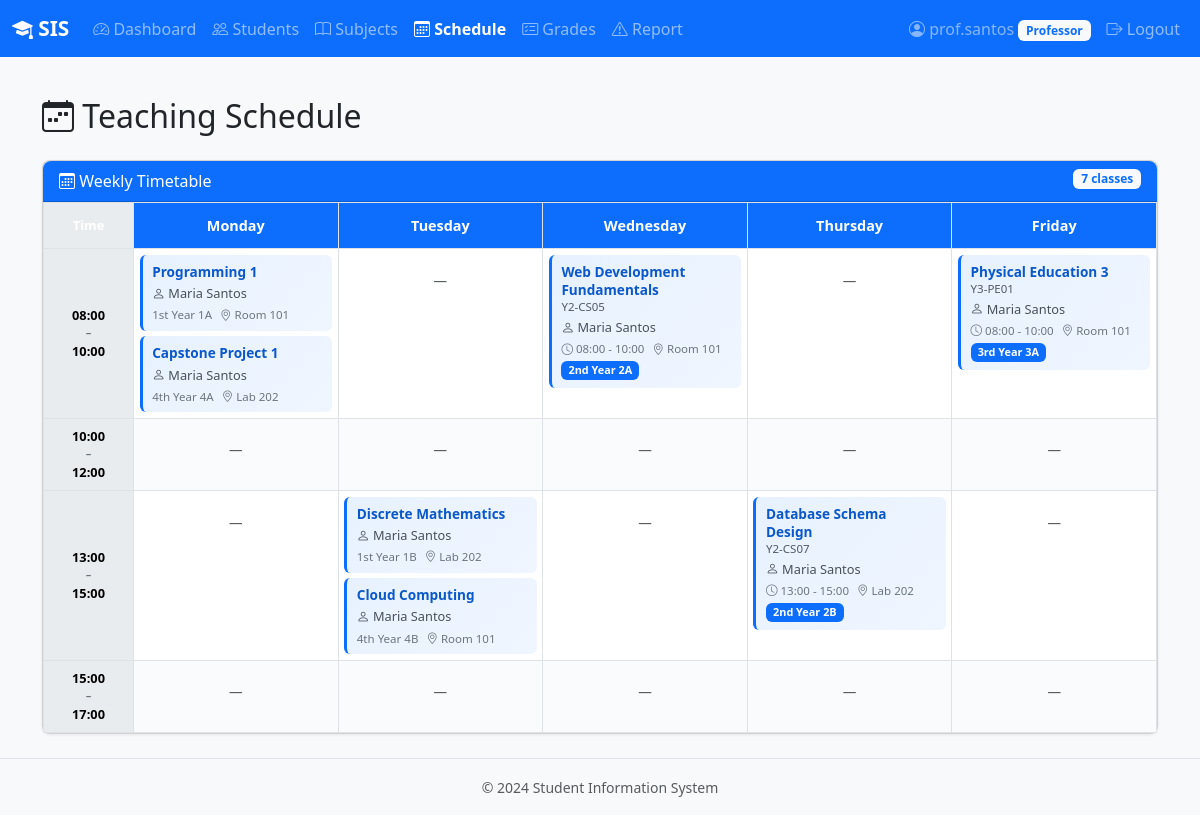
The app's page /professor/schedule (signed in) with its own data.
### backend/models.py (models this page shows, shortened)
class User(UserMixin, db.Model):
    __tablename__ = "users"
    id = db.Column(db.Integer, primary_key=True)
    username = db.Column(db.String(80), unique=True, nullable=False)
    password_hash = db.Column(db.String(256), nullable=False)
    email = db.Column(db.String(120), unique=True, nullable=False)
    role = db.Column(db.String(20), nullable=False)  # admin, professor, student
    created_at = db.Column(db.DateTime, default=datetime.utcnow)
    student = db.relationship("Student", backref="user", uselist=False, cascade="all, delete-orphan")
    professor = db.relationship("Professor", backref="user", uselist=False, cascade="all, delete-orphan")
    admin = db.relationship("Admin", backref="user", uselist=False, cascade="all, delete-orphan")

class Subject(db.Model):
    __tablename__ = "subjects"
    id = db.Column(db.Integer, primary_key=True)
    subject_code = db.Column(db.String(20), unique=True, nullable=False)
    subject_name = db.Column(db.String(120), nullable=False)
    units = db.Column(db.Integer, nullable=False, default=3)
    schedules = db.relationship("Schedule", backref="subject", lazy="dynamic")
    grades = db.relationship("Grade", backref="subject", lazy="dynamic")

class Schedule(db.Model):
    __tablename__ = "schedules"
    id = db.Column(db.Integer, primary_key=True)
    subject_id = db.Column(db.Integer, db.ForeignKey("subjects.id"), nullable=False)
    professor_id = db.Column(db.Integer, db.ForeignKey("professors.id"), nullable=False)
    year_level = db.Column(db.String(20), nullable=False)
    section = db.Column(db.String(10), nullable=False)
    room = db.Column(db.String(50), nullable=False)
    day = db.Column(db.String(20), nullable=False)
    start_time = db.Column(db.String(10), nullable=False)
    end_time = db.Column(db.String(10), nullable=False)

### backend/routes.py (the view)
@professor_bp.route("/schedule")
@login_required
@role_required("professor")
def schedule_view():
    professor = current_user.professor
    schedules = Schedule.query.filter_by(professor_id=professor.id).order_by(
        Schedule.day, Schedule.start_time
    ).all()
    weekly_grid, schedule_days, time_slots = build_weekly_grid(schedules)
    return render_template(
        "professor/schedule.html",
        schedules=schedules,
        weekly_grid=weekly_grid,
        schedule_days=schedule_days,
        time_slots=time_slots,
    )

### backend/auth.py (called while the page is built)
@login_manager.user_loader
def load_user(user_id):
    return User.query.get(int(user_id))

def role_required(*roles):
    def decorator(f):
        @wraps(f)
        def decorated_function(*args, **kwargs):
            if not current_user.is_authenticated:
                return redirect(url_for("auth.login"))
            if current_user.role not in roles:
                flash("You do not have permission to access that page.", "danger")
                abort(403)
            return f(*args, **kwargs)
        return decorated_function
    return decorator

### backend/models.py (called while the page is built)
    @property
    def full_name(self):
        return f"{self.first_name} {self.last_name}"

### backend/schedule_utils.py (called while the page is built)
def normalize_time(time_str):
    if not time_str:
        return time_str
    return time_str[:5]

### frontend/templates/professor/schedule.html (shortened to what this page needs)
{% extends "base.html" %}
{% block nav_items %}
<li class="nav-item"><a class="nav-link" href="{{ url_for('professor.dashboard') }}"><i class="bi bi-speedometer2"></i> Dashboard</a></li>
<li class="nav-item"><a class="nav-link" href="{{ url_for('professor.students_list') }}"><i class="bi bi-people"></i> Students</a></li>
<li class="nav-item"><a class="nav-link" href="{{ url_for('professor.subjects_list') }}"><i class="bi bi-book"></i> Subjects</a></li>
<li class="nav-item"><a class="nav-link active" href="{{ url_for('professor.schedule_view') }}"><i class="bi bi-calendar3"></i> Schedule</a></li>
<li class="nav-item"><a class="nav-link" href="{{ url_for('professor.grades_list') }}"><i class="bi bi-card-checklist"></i> Grades</a></li>
<li class="nav-item"><a class="nav-link" href="{{ url_for('professor.disciplinary_report') }}"><i class="bi bi-exclamation-triangle"></i> Report</a></li>
{% endblock %}
{% block content %}
<h2 class="mb-4"><i class="bi bi-calendar-week"></i> Teaching Schedule</h2>
<div class="card">
    <div class="card-header bg-primary text-white">
        <i class="bi bi-calendar3"></i> Weekly Timetable
        <span class="badge bg-light text-primary float-end">{{ schedules|length }} classes</span>
    </div>
    <div class="card-body p-0">
        {% if schedules %}
            {% set show_section = true %}
            {% include 'partials/weekly_schedule.html' %}
        {% else %}
            <p class="text-center text-muted py-5">No schedule found.</p>
        {% endif %}
    </div>
</div>
{% endblock %}

### frontend/templates/base.html (shortened to what this page needs)
<!DOCTYPE html>
<html lang="en">
<head>
    <link href="https://cdn.jsdelivr.net/npm/bootstrap@5.3.2/dist/css/bootstrap.min.css" rel="stylesheet">
    <link href="https://cdn.jsdelivr.net/npm/bootstrap-icons@1.11.1/font/bootstrap-icons.css" rel="stylesheet">
    <link href="{{ url_for('static', filename='css/style.css') }}" rel="stylesheet">
</head>
<body>
    {% if current_user.is_authenticated %}
    <nav class="navbar navbar-expand-lg navbar-dark bg-primary">
        <div class="container-fluid">
            <a class="navbar-brand" href="{{ url_for(current_user.role + '.dashboard') }}">
                <i class="bi bi-mortarboard-fill"></i> SIS
            </a>
            <div class="collapse navbar-collapse" id="navbarNav">
                <ul class="navbar-nav me-auto">
                    {% block nav_items %}{% endblock %}
                </ul>
                <ul class="navbar-nav">
                    <li class="nav-item">
                        <span class="nav-link text-white-50">
                            <i class="bi bi-person-circle"></i> {{ current_user.username }}
                            <span class="badge bg-light text-primary">{{ current_user.role|title }}</span>
                        </span>
                    </li>
                    <li class="nav-item">
                        <a class="nav-link" href="{{ url_for('auth.logout') }}">
                            <i class="bi bi-box-arrow-right"></i> Logout
                        </a>
                    </li>
                </ul>
            </div>
        </div>
    </nav>
    {% endif %}
    <main class="container py-4">
        {% block content %}{% endblock %}
    </main>
    <footer class="text-center text-muted py-3 mt-auto">
        <small>&copy; 2024 Student Information System</small>
    </footer>
</body>
</html>

### frontend/templates/partials/weekly_schedule.html
<div class="weekly-schedule-wrapper">
    <div class="table-responsive">
        <table class="table table-bordered weekly-schedule mb-0">
            <thead>
                <tr>
                    <th class="time-col">Time</th>
                    {% for day in schedule_days %}
                    <th>{{ day }}</th>
                    {% endfor %}
                </tr>
            </thead>
            <tbody>
                {% for start, end in time_slots %}
                <tr>
                    <td class="time-col">
                        <span class="time-label">{{ start }}</span>
                        <span class="time-sep">–</span>
                        <span class="time-label">{{ end }}</span>
                    </td>
                    {% for day in schedule_days %}
                    <td class="schedule-cell">
                        {% set cell = weekly_grid[day][(start, end)] %}
                        {% if cell %}
                            {% if cell is mapping %}
                            <div class="class-block">
                                <div class="class-subject">{{ cell.subject }}</div>
                                <div class="class-code text-muted">{{ cell.subject_code }}</div>
                                <div class="class-prof"><i class="bi bi-person"></i> {{ cell.professor }}</div>
                                <div class="class-meta">
                                    <span><i class="bi bi-clock"></i> {{ cell.time_label }}</span>
                                    <span><i class="bi bi-geo-alt"></i> {{ cell.room }}</span>
                                </div>
                                {% if show_section|default(false) %}
                                <div class="class-section badge bg-primary">{{ cell.year_level }} {{ cell.section }}</div>
                                {% endif %}
                            </div>
                            {% else %}
                                {% for item in cell %}
                                <div class="class-block class-block-stacked">
                                    <div class="class-subject">{{ item.subject }}</div>
                                    <div class="class-prof"><i class="bi bi-person"></i> {{ item.professor }}</div>
                                    <div class="class-meta">
                                        <span>{{ item.year_level }} {{ item.section }}</span>
                                        <span><i class="bi bi-geo-alt"></i> {{ item.room }}</span>
                                    </div>
                                </div>
                                {% endfor %}
                            {% endif %}
                        {% else %}
                            <span class="text-muted schedule-empty">—</span>
                        {% endif %}
                    </td>
                    {% endfor %}
                </tr>
                {% endfor %}
            </tbody>
        </table>
    </div>
</div>

### frontend/static/css/style.css (style rules this page uses)
:root { --sis-primary: #0d6efd; --sis-primary-dark: #0a58ca; --sis-light: #f8f9fa; }
body { background-color: var(--sis-light); min-height: 100vh; display: flex; flex-direction: column; }
main { flex: 1; }
.navbar-brand { font-weight: 700; font-size: 1.3rem; }
.nav-link.active { font-weight: 600; }
.card { border-radius: 8px; box-shadow: 0 1px 3px rgba(0, 0, 0, 0.08); }
.card-header { border-radius: 8px 8px 0 0 !important; }
.table thead th { font-weight: 600; font-size: 0.9rem; }
footer { border-top: 1px solid #dee2e6; }
.weekly-schedule-wrapper { overflow-x: auto; }
.weekly-schedule { table-layout: fixed; min-width: 700px; }
.weekly-schedule thead th { background-color: var(--sis-primary); color: white; text-align: center; font-weight: 600; padding: 0.75rem 0.5rem; vertical-align: middle; }
.weekly-schedule .time-col { width: 90px; background-color: #e9ecef; text-align: center; font-weight: 600; font-size: 0.8rem; vertical-align: middle; }
.weekly-schedule .time-sep { display: block; color: #6c757d; font-size: 0.7rem; }
.weekly-schedule .schedule-cell { vertical-align: top; padding: 0.35rem; min-height: 80px; background-color: #fff; }
.weekly-schedule tbody tr:nth-child(even) .schedule-cell { background-color: #fafbfc; }
.class-block { background: linear-gradient(135deg, #e7f1ff 0%, #f0f6ff 100%); border-left: 3px solid var(--sis-primary); border-radius: 6px; padding: 0.5rem 0.6rem; font-size: 0.8rem; line-height: 1.35; }
.class-block-stacked { margin-bottom: 0.35rem; }
.class-block-stacked:last-child { margin-bottom: 0; }
.class-subject { font-weight: 700; color: var(--sis-primary-dark); font-size: 0.85rem; }
.class-code { font-size: 0.72rem; }
.class-prof { margin-top: 0.25rem; color: #495057; }
.class-meta { margin-top: 0.3rem; display: flex; flex-wrap: wrap; gap: 0.5rem; font-size: 0.72rem; color: #6c757d; }
.class-section { margin-top: 0.3rem; font-size: 0.68rem; }
.schedule-empty { display: block; text-align: center; padding: 1rem 0; font-size: 0.85rem; }

### records on screen
User: username "prof.santos", role "Professor"
Subject: subject "Programming 1"
Schedule: year_level "1st Year", section "1A", room "Room 101"
Subject: subject "Capstone Project 1"
Schedule: year_level "4th Year", section "4A", room "Lab 202"
Subject: subject "Web Development Fundamentals", subject_code "Y2-CS05"
Schedule: room "Room 101", year_level "2nd Year", section "2A"
Subject: subject "Physical Education 3", subject_code "Y3-PE01"
Schedule: room "Room 101", year_level "3rd Year", section "3A"
Subject: subject "Discrete Mathematics"
Schedule: year_level "1st Year", section "1B", room "Lab 202"
Subject: subject "Cloud Computing"
Schedule: year_level "4th Year", section "4B", room "Room 101"
Subject: subject "Database Schema Design", subject_code "Y2-CS07"
Schedule: room "Lab 202", year_level "2nd Year", section "2B"

### other values on screen
{{ schedules|length }} "7"
{{ day }} "Monday" "Tuesday" "Wednesday" "Thursday" "Friday"
{{ start }} "08:00" "10:00" "13:00" "15:00"
{{ end }} "10:00" "12:00" "15:00" "17:00"
{{ item.professor }} "Maria Santos" "Maria Santos" "Maria Santos" "Maria Santos"
{{ cell.professor }} "Maria Santos" "Maria Santos" "Maria Santos"
{{ cell.time_label }} "08:00 - 10:00" "08:00 - 10:00" "13:00 - 15:00"
